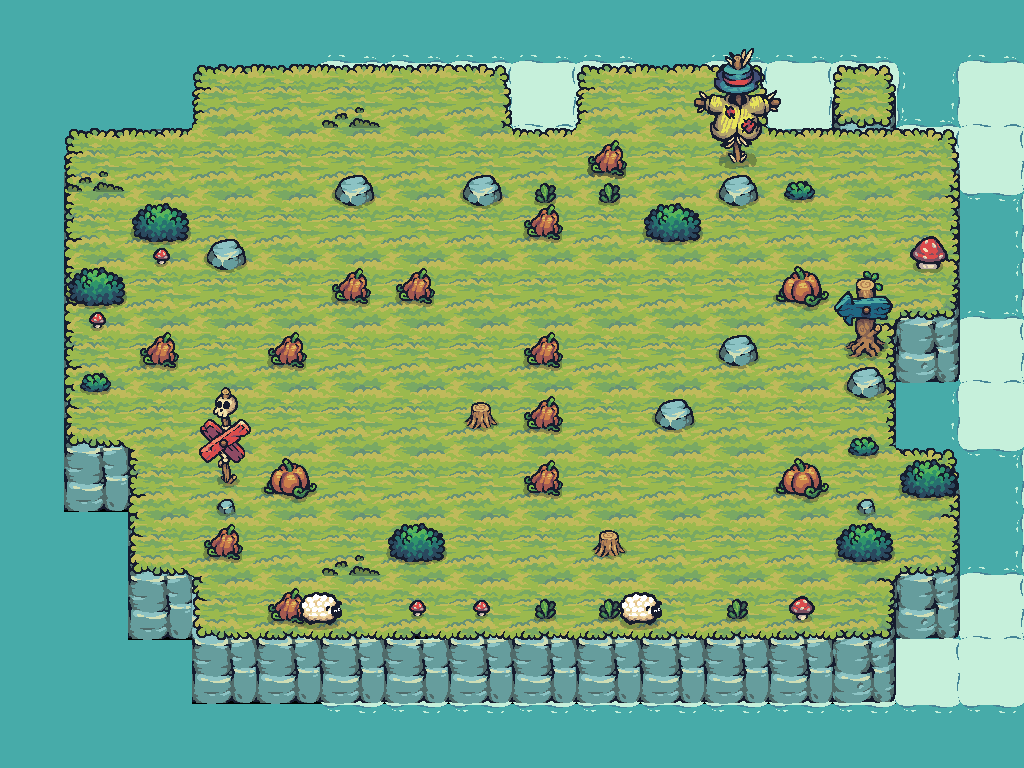

A level layout from a 2D game, rendered from its tile map. Below: a short description, then the map file with tile-grid data replaced by summaries:
An orthogonal 16x12 tile map with 64x64 px tiles, 11 tile layers (Water, Foam, layerforedge, new game bg, ...), 24 tilesets and 33 objects (20x Block, 8x Tree, AntiPlayerCheckpoint, PlayerCheckpoint, Barrel, ...).

<map version="1.10" tiledversion="1.11.0" orientation="orthogonal" renderorder="right-down" width="16" height="12" tilewidth="64" tileheight="64" infinite="0" nextlayerid="28" nextobjectid="11">
 <properties>
  <property name="Star1" type="int" value="16" />
  <property name="Star2" type="int" value="25" />
  <property name="Star3" type="int" value="30" />
 </properties>
 <tileset firstgid="1" source="Terrain.tsx" />
 <tileset firstgid="41" source="Castle_Red.tsx" />
 <tileset firstgid="61" source="Tree.tsx" />
 <tileset firstgid="169" source="17.tsx" />
 <tileset firstgid="171" source="Tower_Blue.tsx" />
 <tileset firstgid="179" source="01.tsx" />
 <tileset firstgid="180" source="06.tsx" />
 <tileset firstgid="181" source="18.tsx" />
 <tileset firstgid="190" source="09.tsx" />
 <tileset firstgid="191" source="12.tsx" />
 <tileset firstgid="192" source="16.tsx" />
 <tileset firstgid="194" source="Castle_Destroyed.tsx" />
 <tileset firstgid="214" source="HappySheep_Idle.tsx" />
 <tileset firstgid="222" source="Tree_192.tsx" />
 <tileset firstgid="234" source="Water.tsx" />
 <tileset firstgid="235" source="Foam_192.tsx" />
 <tileset firstgid="243" source="Tilemap_Elevation.tsx" />
 <tileset firstgid="275" source="02.tsx" />
 <tileset firstgid="276" source="03.tsx" />
 <tileset firstgid="277" source="04.tsx" />
 <tileset firstgid="278" source="07.tsx" />
 <tileset firstgid="279" source="10.tsx" />
 <tileset firstgid="280" source="TX Props.tsx" />
 <tileset firstgid="344" source="13.tsx" />
 <group id="26" name="Common">
  <layer id="13" name="Water" width="16" height="12">
   <data>[192 cells, 88 non-empty, 1 distinct tile ids]</data>
  </layer>
  <layer id="14" name="Foam" width="16" height="12" offsetx="128" offsety="0">
   <data>[192 cells, 44 non-empty, 1 distinct tile ids]</data>
  </layer>
  <layer id="19" name="layerforedge" width="16" height="12">
   <data>[192 cells, 30 non-empty, 11 distinct tile ids]</data>
  </layer>
  <layer id="15" name="new game bg" width="16" height="12">
   <data>[192 cells, 128 non-empty, 12 distinct tile ids]</data>
  </layer>
  <layer id="24" name="eat" width="16" height="12">
   <data>[192 cells, 5 non-empty, 3 distinct tile ids]</data>
  </layer>
  <layer id="27" name="grass" width="16" height="12">
   <data>[192 cells, 3 non-empty, 1 distinct tile ids]</data>
  </layer>
  <layer id="17" name="props" width="16" height="12" offsetx="0" offsety="32">
   <data>[192 cells, 17 non-empty, 7 distinct tile ids]</data>
  </layer>
  <layer id="18" name="propsLayer2" width="16" height="12">
   <data>[192 cells, 15 non-empty, 12 distinct tile ids]</data>
  </layer>
  <objectgroup id="21" name="TreesOutSideGameGrid" class="TreesOutSideGameGrid">
   <object id="3" name="Tree" type="Tree" x="192" y="128" width="64" height="64" />
   <object id="5" name="Tree" type="Tree" x="256" y="128" width="64" height="64" />
   <object id="6" name="Tree" type="Tree" x="384" y="128" width="64" height="64" />
   <object id="7" name="Tree" type="Tree" x="832" y="192" width="64" height="64" />
   <object id="8" name="Tree" type="Tree" x="640" y="128" width="64" height="64" />
   <object id="9" name="Tree" type="Tree" x="192" y="320" width="64" height="64" />
  </objectgroup>
  <layer id="22" name="AheadOfTreesProps" width="16" height="12">
   <data>[192 cells, 6 non-empty, 6 distinct tile ids]</data>
  </layer>
  <objectgroup id="30" name="CollisionblocksForGrid">
   <object id="101" name="Block" type="Block" x="256" y="128" width="576" height="64" />
   <object id="102" name="Block" type="Block" x="256" y="576" width="576" height="64" />
   <object id="103" name="Block" type="Block" x="192" y="192" width="64" height="384" />
   <object id="104" name="Block" type="Block" x="831" y="192" width="64" height="384" />
  </objectgroup>
  <layer id="25" name="BottomEdge" width="16" height="12">
   <data>[192 cells, 2 non-empty, 1 distinct tile ids]</data>
  </layer>
 </group>
 <layer id="14" name="CollisionblockTileLayer" width="16" height="12">
  <data>[192 cells, 16 non-empty, 5 distinct tile ids]</data>
 </layer>
 <objectgroup id="5" name="Collisionblocks">
  <object id="1" name="Block" type="Block" x="512" y="192" width="64" height="64" />
  <object id="2" name="Block" type="Block" x="640" y="192" width="64" height="64" />
  <object id="4" name="Block" type="Block" x="320" y="256" width="64" height="64" />
  <object id="5" name="Block" type="Block" x="384" y="256" width="64" height="64" />
  <object id="6" name="Block" type="Block" x="512" y="256" width="64" height="64" />
  <object id="7" name="Block" type="Block" x="768" y="256" width="64" height="64" />
  <object id="8" name="Block" type="Block" x="256" y="320" width="64" height="64" />
  <object id="10" name="Tree" type="Tree" x="512" y="320" width="64" height="64" />
  <object id="11" name="Block" type="Block" x="704" y="320" width="64" height="64" />
  <object id="13" name="Block" type="Block" x="448" y="384" width="64" height="64" />
  <object id="14" name="Block" type="Block" x="512" y="384" width="64" height="64" />
  <object id="15" name="Block" type="Block" x="640" y="384" width="64" height="64" />
  <object id="16" name="Block" type="Block" x="256" y="448" width="64" height="64" />
  <object id="17" name="Block" type="Block" x="512" y="448" width="64" height="64" />
  <object id="18" name="Block" type="Block" x="768" y="448" width="64" height="64" />
  <object id="20" name="Block" type="Block" x="384" y="512" width="64" height="64" />
  <object id="21" name="Tree" type="Tree" x="512" y="512" width="64" height="64" />
  <object id="22" name="Block" type="Block" x="576" y="512" width="64" height="64" />
 </objectgroup>
 <objectgroup id="6" name="Checkpoints">
  <object id="3" name="AntiPlayerCheckpoint" type="AntiPlayerCheckpoint" x="768" y="192" width="64" height="64" />
  <object id="12" name="PlayerCheckpoint" type="PlayerCheckpoint" x="256" y="384" width="64" height="64" />
 </objectgroup>
 <objectgroup id="7" name="Spawnpoints">
  <object id="9" name="Barrel" type="Barrel" x="384" y="320" width="64" height="64" />
  <object id="19" name="Player" type="Player" x="256" y="512" width="64" height="64" />
  <object id="23" name="AntiPlayer" type="AntiPlayer" x="768" y="512" width="64" height="64" />
 </objectgroup>
</map>
